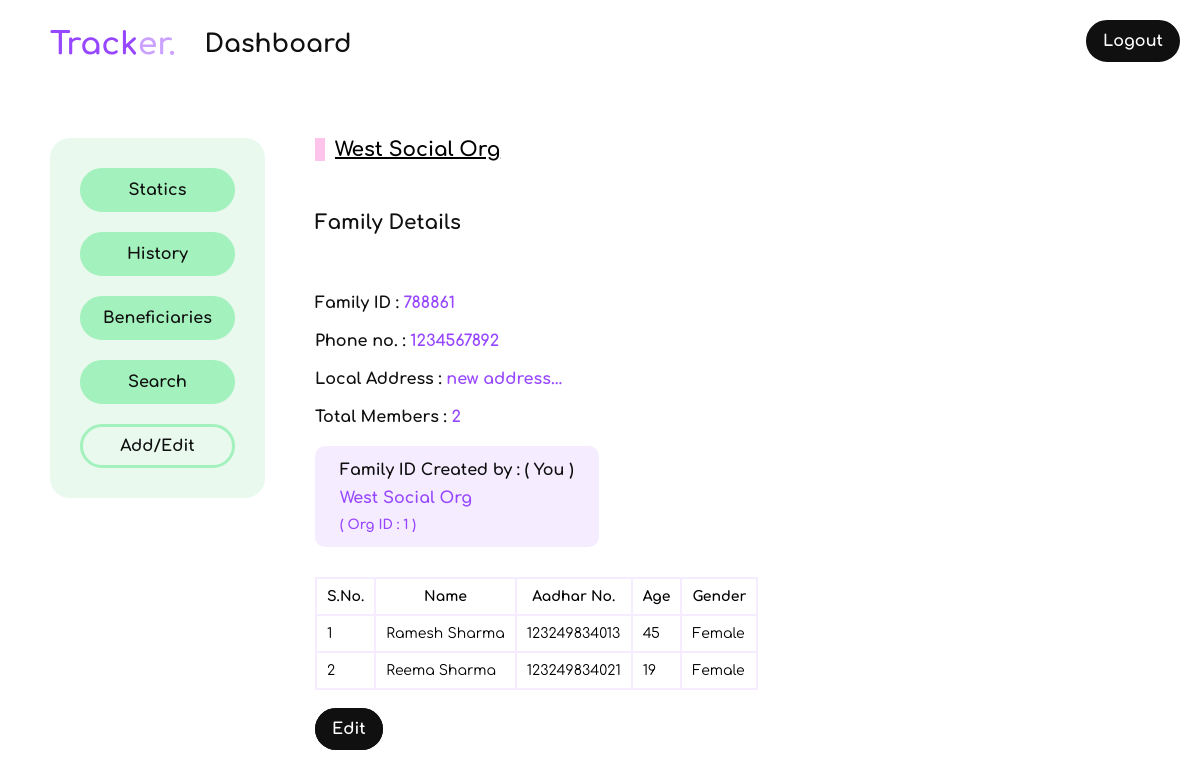
Screenshot of /dashboard/familyDetails/788861 (signed in) with the database file from the repository.
### loginApp/models.py (models this page shows)
class Organization(models.Model):
    user = models.OneToOneField(User,on_delete= models.CASCADE)
    organizationName = models.CharField(max_length = 200,blank=False)
    localAddress = models.TextField(blank=False,null=False,default='none')
    aboutOrg = models.TextField(blank=False,null=False,default='none')
    mobile = models.CharField(max_length=10,blank=False,null=False,default='none')
    def __str__(self):
        return self.organizationName

### dashboard/models.py (models this page shows, shortened)
class FamilyModel(models.Model):
    family_ID = models.CharField(unique=True,blank=False,max_length=8)
    phone_number = models.CharField(unique=True,blank=False,max_length=10)
    residential_address = models.TextField(max_length=300,blank=False,default='none')
    created_by_org = models.ForeignKey(User,on_delete=models.CASCADE,default=8)
    in_public_domain = models.BooleanField(default=False)
    date_created = models.DateField(auto_now_add=True)

class memberOfaFamily(models.Model):
    name = models.CharField(max_length=200,null=False)
    aadhar = models.CharField(max_length=12,null=False,unique=True)
    age = models.PositiveSmallIntegerField(null=False)
    gender = models.CharField(max_length=1,null=False)
    belongs_to = models.ForeignKey(FamilyModel,on_delete=models.CASCADE)

### dashboard/views/addOrEditPageView.py (the view)
# urls.py: path('familyDetails/<slug:family_ID>',addOrEditPageView.familyDetailsView,name='familyDetailsView'),
@login_required
def familyDetailsView(request,family_ID):
    user = request.user
    org = Organization.objects.get(user = user)
    family = getFamilyDetails(family_ID)
    members = getFamilyMembers(family_ID)
    createdBy = Organization.objects.get(user = family.created_by_org)
    if family.created_by_org == user:
        who = '( You )'
    sendToTemplate = {
        'organizationLoggedIn': str(org).capitalize,
        'family': family,
        'members' : members,
        'createdBy':createdBy,
        'who':who,
    }
    return render(request,'familyDetails.html',sendToTemplate)

### dashboard/views/basicFunctions.py (called while the page is built)
def getFamilyDetails(familyID):
    try:
        family = FamilyModel.objects.get(family_ID = familyID)
        return family
    except FamilyModel.DoesNotExist:
        return 'none'

def getFamilyMembers(familyID):
    try:
        family = getFamilyDetails(familyID)
        members = memberOfaFamily.objects.filter(belongs_to = family)
        return members
    except ObjectDoesNotExist:
        print("none")

### dashboard/templates/familyDetails.html (shortened to what this page needs)
{% extends 'dashboardBase.html' %}
{% block body %}
    <div class="orgName"> {{organizationLoggedIn|title}} </div>
    <h3 class="pageHeading">Family Details</h3>
    <div class="highlightInfo">
        <div>
            <span>Family ID :</span>
            <span class="info">{{family.family_ID}}</span>
        </div>
        <div>
            <span>Phone no. :</span>
            <span class="info">{{family.phone_number}}</span>
        </div>
        <div>
            <span>Local Address :</span>
            <span class="info">{{family.residential_address}}</span>
        </div>
        <div>
            <span>Total Members :</span>
            <span class="info">{{members.count}}</span>
        </div>
    </div>
    <div class="purpleBox">
        <h3>Family ID Created by : {{who}}</h3>
        <p>{{createdBy|title}}</p>
        <h5>( Org ID : {{createdBy.id}} )</h5>
    </div>
    <table class="whiteTable--BigFont">
        <tr>
            <th>S.No.</th>
            <th>Name</th>
            <th>Aadhar No.</th>
            <th>Age</th>
            <th>Gender</th>
        </tr>
        {% for member in members %}
            <tr>
                <td>{{ forloop.counter }}</td>
                <td>{{ member.name|title }}</td>
                <td>{{ member.aadhar }}</td>
                <td>{{ member.age }}</td>
                <td>
                    {% if member.gender == 'F' %}
                        Female
                    {% endif %}
                </td>
            </tr>
        {% endfor %}
    </table>
    {% if who == '( You )' %}
        <a href="{% url 'addOrEditContinueView' family_ID=family.family_ID %}" class="blackButton"
        style="text-decoration: none;"
        >
            Edit
        </a>
    {% else %}
        <p style="opacity: .4; font-size: 14px;">You cannot edit family profile with ID "{{family.family_ID}}" as it was't created by you.</p>
    {% endif %}
{% endblock %}

### static/css/dashboardMain.css (style rules this page uses)
* { box-sizing:border-box;padding:0;margin:0;font-family:comfortaa }
.whiteTable,.whiteTable--BigFont { background-color:#f5edff;margin:30px 0;width:fit-content }
.whiteTable th,.whiteTable--BigFont th,.whiteTable td,.whiteTable--BigFont td { background-color:#fff;padding:10px 10px;font-size:12px }
.whiteTable--BigFont th,.whiteTable--BigFont td { font-size:14px }
.blackButton { padding:10px 15px;border:2px solid #101010;border-radius:22px;outline:none;background-color:#101010;color:#fff;font-size:16px;font-weight:bold;transition:.3s ease-in-out }
.purpleBox,.staticBlock { background-color:#f5edff;width:max-content;padding:15px 25px;border:none;border-radius:10px;margin:10px 0;font-weight:bold }
.purpleBox p,.staticBlock p,.purpleBox h5,.staticBlock h5 { color:#9747ff }
.purpleBox p,.staticBlock p { padding:10px 0;font-size:16px }
.purpleBox h3,.staticBlock h3 { color:#101010;font-size:16px }
.orgName { border-left:10px solid #ffc4eb;font-size:20px;font-weight:bold;padding-left:10px;width:400px;height:auto;margin-bottom:50px;text-decoration:underline }
.pageHeading { font-size:20px;font-weight:bold;color:#101010;margin:50px 0 }
.highlightInfo,.highlightInfo-horizontal { font-size:16px;font-weight:bold;color:#101010 }
.highlightInfo div,.highlightInfo-horizontal div { padding:10px 0 }
.highlightInfo .info,.highlightInfo-horizontal .info { color:#9747ff }

### rows the page displays
Organization: organizationName "West Social Org", id "1"
FamilyModel: family_ID "788861", phone_number "1234567892", residential_address "new address..."
memberOfaFamily: name "Ramesh Sharma", aadhar "123249834013", age "45", gender "Female"
memberOfaFamily: name "Reema Sharma", aadhar "123249834021", age "19", gender "Female"

### other values shown
{{ members.count }} "2"
{{ who }} "( You )"
